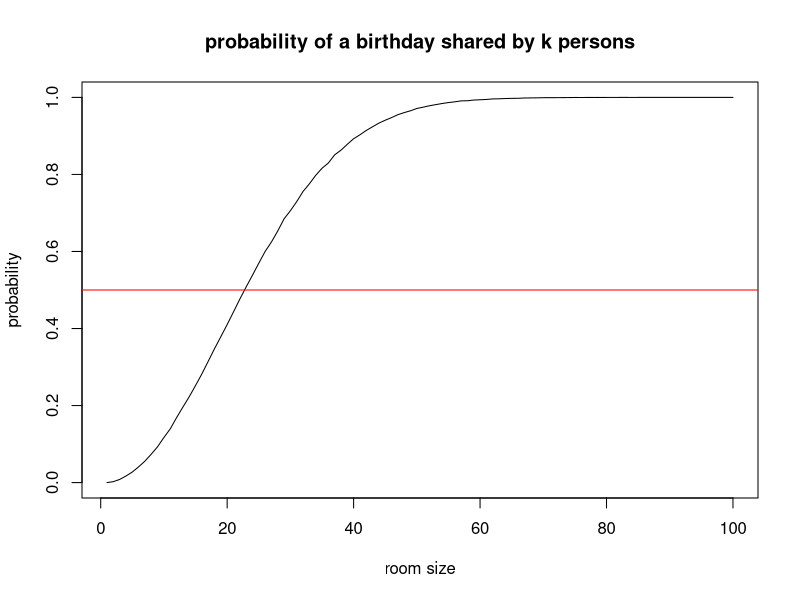
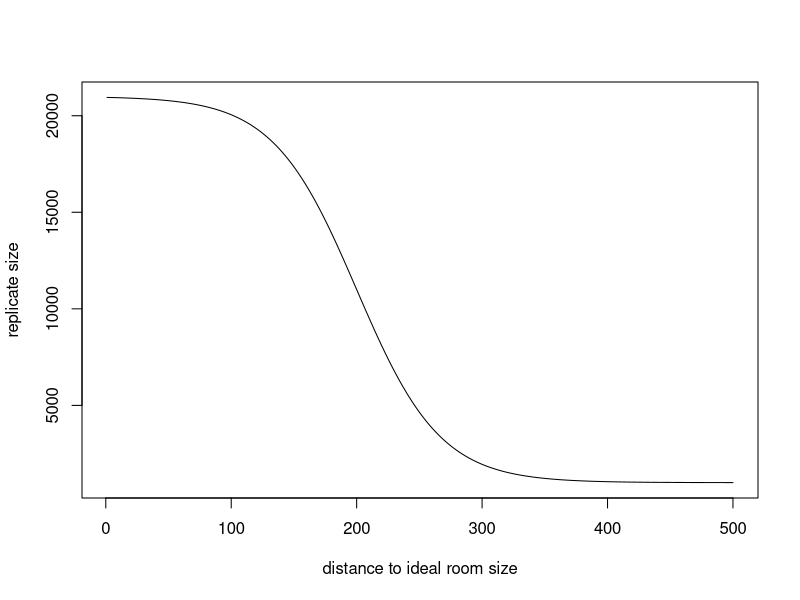

Write the R code that produced these figures, in order.
## ---- chunk 1
knitr::opts_chunk$set(eval = FALSE, collapse = TRUE, comment = NA, tidy = FALSE)
## ---- chunk 2
k <- 2                # Birthday shared by k persons
p <- 0.5              # Targetd probability
r <- 20               # Replicates
result <- rep(0, 100) # A vector for saving result 
i <- 10                  # Room size
## ---- chunk 3
set.seed(12345)
birth <- matrix(sample(1:365, r*i, replace=TRUE), nrow=r, ncol=i)
birth
## ---- chunk 4
sum(apply(birth, 1, function(x) max(tabulate(x))>=k )) / r
## ---- chunk 5
k <- 2                # Birthday shared by k persons
p <- 0.5              # Targetd probability
r <- 100000           # Replicates
result <- rep(0, 100) # A vector for saving result 

system.time({         # Record time used
for (i in 1:100) {    # Test room sizes from 1 to 100 persons
  birth <- matrix(sample(1:365, r*i, replace=TRUE), nrow=r, ncol=i)
  result[i] <- sum(apply(birth, 1, function(x) max(tabulate(x))>=k )) / r
}
})
## ---- chunk 6
plot(result, type="l", xlab="room size", ylab="probability", main="probability of a birthday shared by k persons")
abline(h=p, col="red") 
## ---- chunk 7
min(which(result>p))
## ---- chunk 8
gbp <- function(k=2, p=.5, r=100000, threshold=.001) {
  i <- k                       # Tested room size; start from k persons in a room
  x <- 1                       # Counter for while loop
  L <- 0                       # Lower bound for binary search
  R <- k^4+100+sample(-k:k, 1) # Upper bound for binary search
  
  # Create an empty data frame for result
  result <- setNames(data.frame(matrix(0, 100, 2)), c("room", "p"))
  
  while (abs(result$room[x] - p) >= threshold) {
    # Test room size i
    i <- ceiling((L+R)/2)
    result$room[x] <- i
    
    # Calculate probability
    birth <- matrix(sample(1:365, r*i, replace=TRUE), nrow=r, ncol=i)
    result$p[x] <- sum(apply(birth, 1, function(x) max(tabulate(x))>=k )) / r
    if (result$p[x] >= p) R <- i
    if (result$p[x] < p) L <- i
    
    # Break the loop if trapped
    if(sum(duplicated(tail(result$room[1:x], 2))) == 1 & result$room[x] != 0) break
    
    # Print out room sizes tested
    cat(paste0('Room size tested:', i, '\tprobability:', round(result$p[x], 3), '\n'))
    
    # Counter for steps
    x <- x + 1          
  }
  ans <- R
  return(list(answer=ans,
              result=result[1:x,]))
}

system.time(y<-gbp(k=2, p=.5))
## ---- chunk 9
y
## ---- chunk 10
B_l <- 1000
B_u <- 20000
x <- 1:500
y <- floor(-B_u/(1+exp(-.03* (x-200))))+(B_u+B_l)
plot(x, y, type='l', xlab='distance to ideal room size', ylab='replicate size')
## ---- chunk 11
gbp <- function(k=2, p=.5, B_l=1000, B_u=20000, threshold=.001) {
  i <- k                       # Tested room size; start from k persons in a room
  x <- 1                       # Counter for while loop
  L <- 0                       # Lower bound for binary search
  R <- k^4+100+sample(-k:k, 1) # Upper bound for binary search
  
  # Create an empty data frame for result
  result <- setNames(data.frame(matrix(0, 100, 3)), c("room", "p", "replicate"))
  
  while (abs(result$room[x] - p) >= threshold) {
    # Increase replicate when approaching target room size
    r <- floor(-B_u/(1+exp(-.03* ((R-L)-200))))+(B_u+B_l)
    result$replicate[x] <- r
    
    # Test room size i
    i <- ceiling((L+R)/2)
    result$room[x] <- i 

    # Calculate probability
    birth <- matrix(sample(1:365, r*i, replace=TRUE), nrow=r, ncol=i)
    result$p[x] <- sum(apply(birth, 1, function(x) max(tabulate(x))>=k )) / r
    if (result$p[x] >= p) R <- i
    if (result$p[x] < p) L <- i
    
    # Break the loop if trapped
    if(sum(duplicated(tail(result$room[1:x], 2))) == 1 & result$room[x] != 0) break
    
    # Print out room sizes tested
    cat(paste0('Room size tested:', i, '\tprobability:', round(result$p[x], 3), '\treplicate size: ', r, '\n'))
    
    # Counter for steps
    x <- x + 1          
 }
  ans <- R
  return(list(answer=ans,
              result=result[1:x,]))
}

system.time(y<-gbp(k=8, p=.5))
## ---- chunk 12
y
